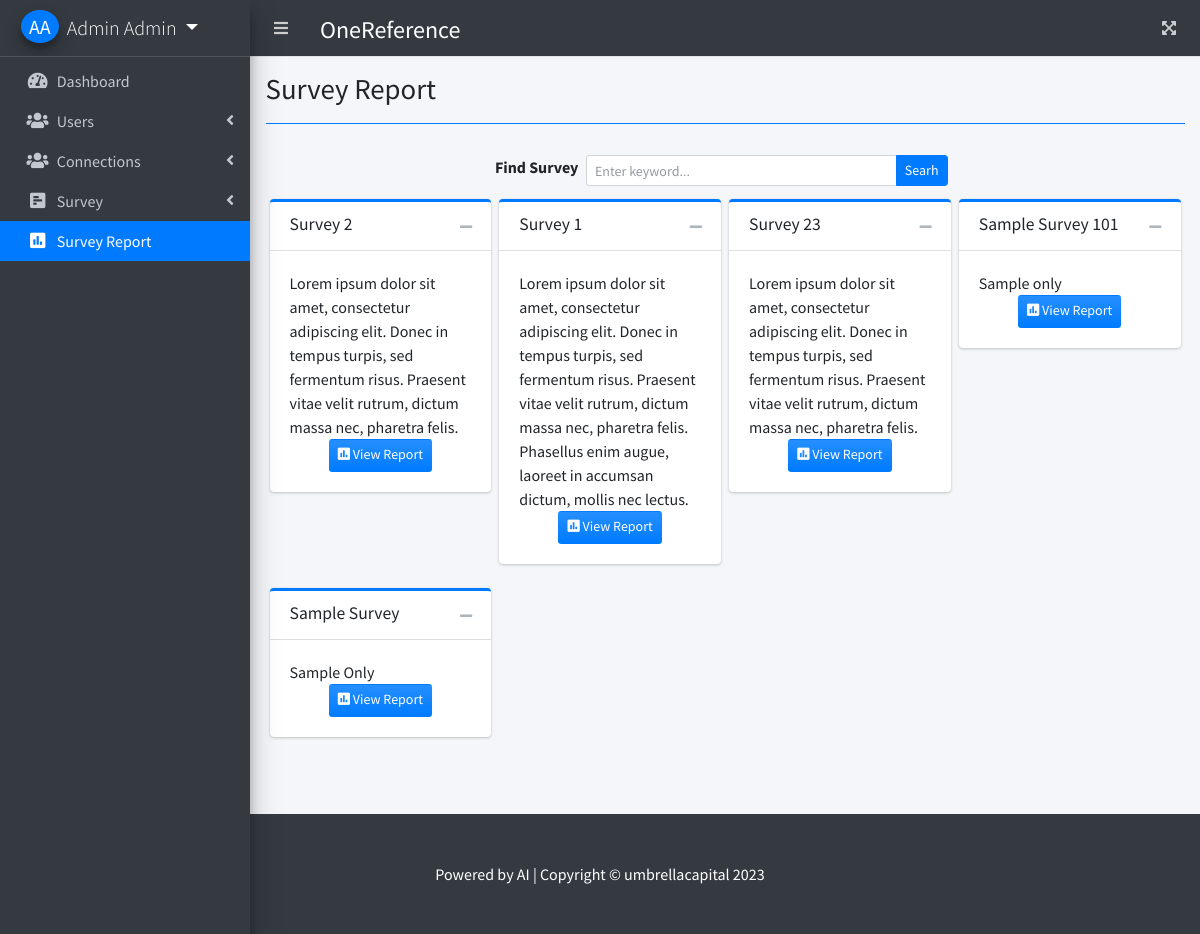
/home.php?page=survey_report (signed in), run on the app's committed database.
### tables this page shows
CREATE TABLE `survey_set` (
  `id` int(30) NOT NULL,
  `title` varchar(200) NOT NULL,
  `description` text NOT NULL,
  `user_id` int(30) NOT NULL,
  `start_date` date NOT NULL,
  `end_date` date NOT NULL,
  `date_created` datetime NOT NULL DEFAULT current_timestamp()
);

### survey_report.php (the view, shortened to what this page needs)
<?php include 'db_connect.php' ?>
<div class="col-lg-12">
	<div class="d-flex w-100 justify-content-center align-items-center mb-2">
		<label for="" class="control-label">Find Survey</label>
		<div class="input-group input-group-sm col-sm-5">
          <input type="text" class="form-control" id="filter" placeholder="Enter keyword...">
          <span class="input-group-append">
            <button type="button" class="btn btn-primary btn-flat" id="search">Searh</button>
          </span>
        </div>
	</div>
	<div class="row">
		<?php
		$survey = $conn->query("SELECT * FROM survey_set order by rand() ");
		while($row=$survey->fetch_assoc()):
		?>
		<div class="col-md-3 py-1 px-1 survey-item">
			<div class="card card-outline card-primary">
              <div class="card-header">
                <h3 class="card-title"><?php echo ucwords($row['title']) ?></h3>
                <div class="card-tools">
                  <button type="button" class="btn btn-tool" data-card-widget="collapse">
                    <i class="fas fa-minus"></i>
                  </button>
                </div>
              </div>
              <div class="card-body" style="display: block;">
               <?php echo $row['description'] ?>
               <div class="row">
               	<div class="d-flex justify-content-center w-100 text-center">
               			<a href="home.php?page=view_survey_report&id=<?php echo $row['id'] ?>" class="btn btn-sm bg-gradient-primary"><i class="fa fa-poll"></i> View Report</a>
               	</div>
               </div>
              </div>
            </div>
		</div>
	<?php endwhile; ?>
	</div>
</div>

### data on the page
survey_set: title "Survey 2", description "Lorem ipsum dolor sit amet, consectetur adipiscing elit. Donec in tempus turpis, sed fermentum risus. Praesent vitae velit rutrum, dictum massa nec, pharetra felis."
survey_set: title "Survey 1", description "Lorem ipsum dolor sit amet, consectetur adipiscing elit. Donec in tempus turpis, sed fermentum risus. Praesent vitae velit rutrum, dictum massa nec, pharetra felis. Phasellus enim augue, laoreet in accumsan dictum, mollis nec lectus."
survey_set: title "Survey 23", description "Lorem ipsum dolor sit amet, consectetur adipiscing elit. Donec in tempus turpis, sed fermentum risus. Praesent vitae velit rutrum, dictum massa nec, pharetra felis."
survey_set: title "Sample Survey 101", description "Sample only"
survey_set: title "Sample Survey", description "Sample Only"

### other printed values
$_SESSION['login_firstname'].' '.$_SESSION['login_lastname'] "Admin Admin"
$title "Survey Report"
